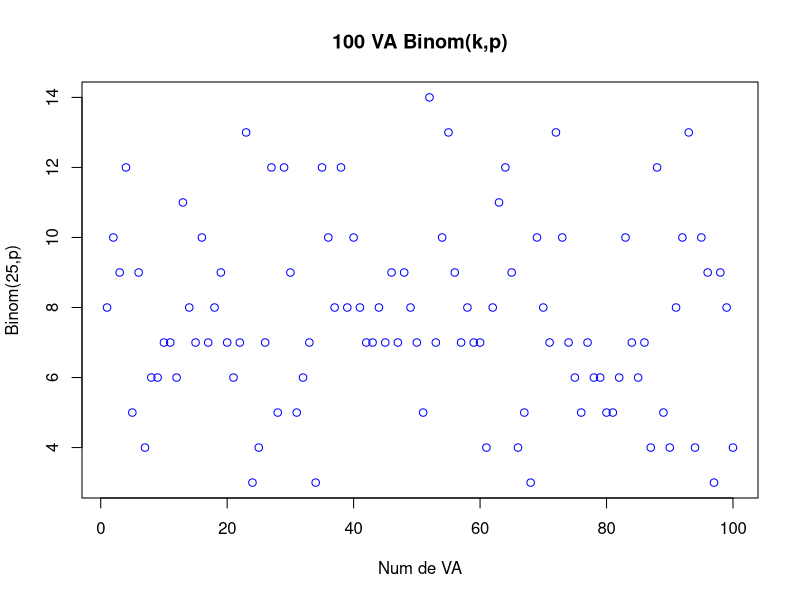
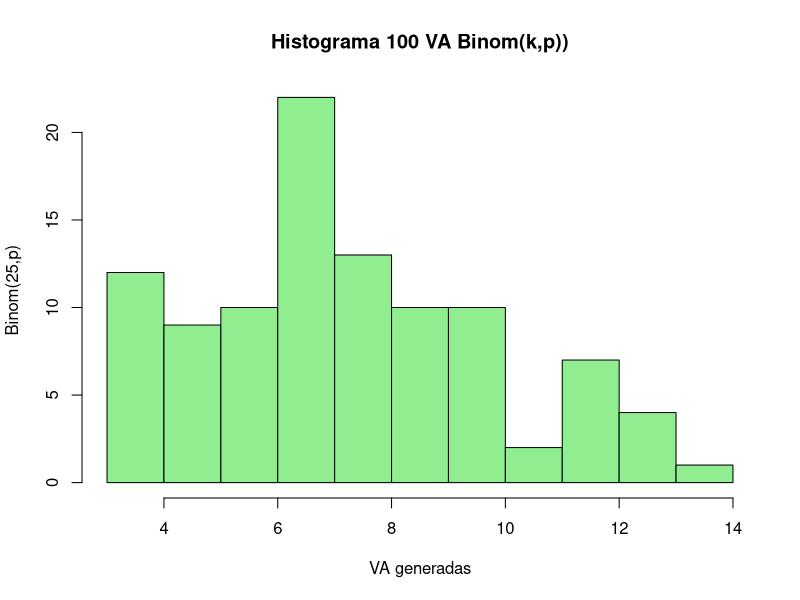
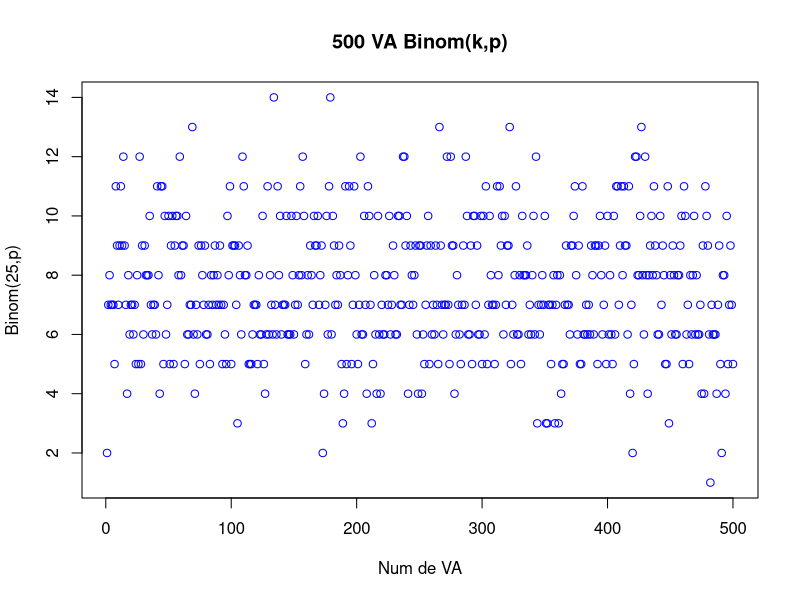
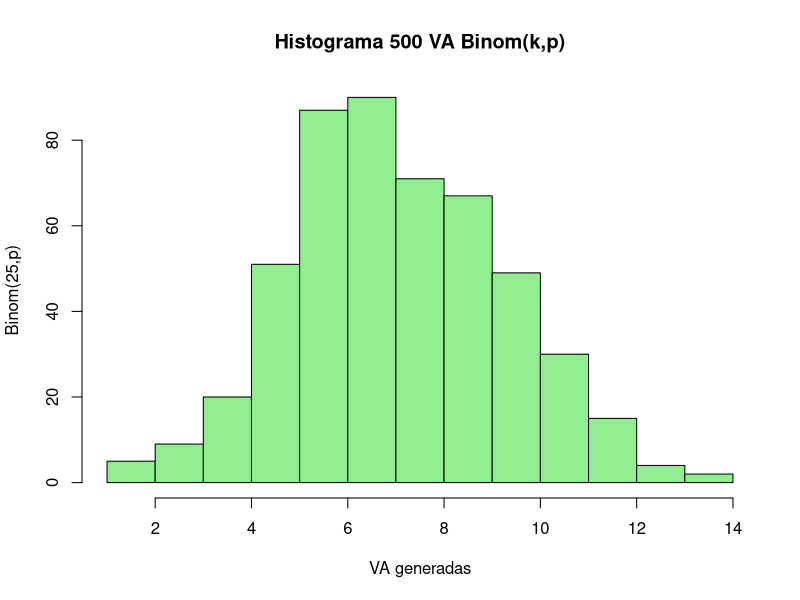
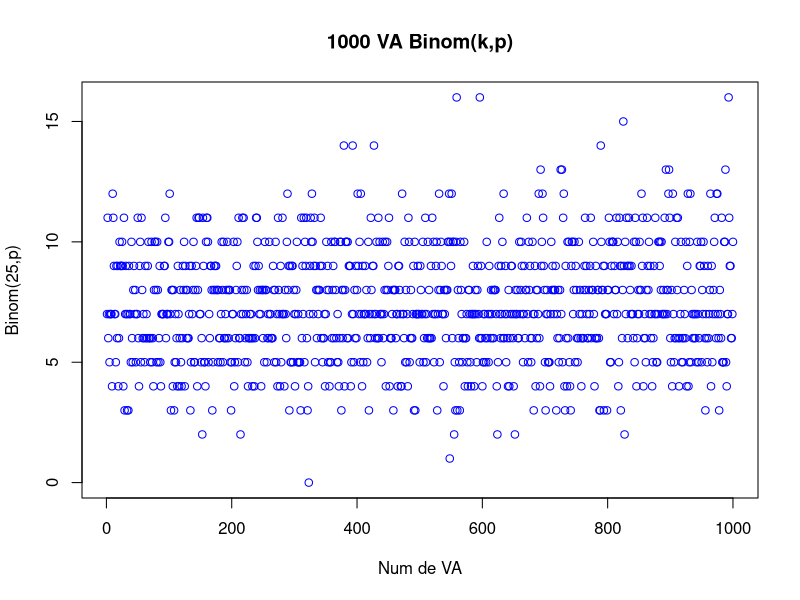
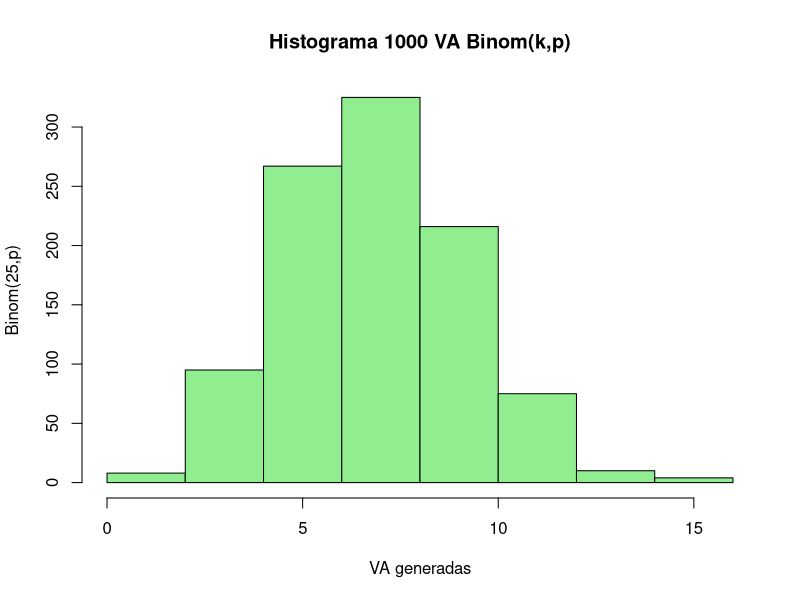
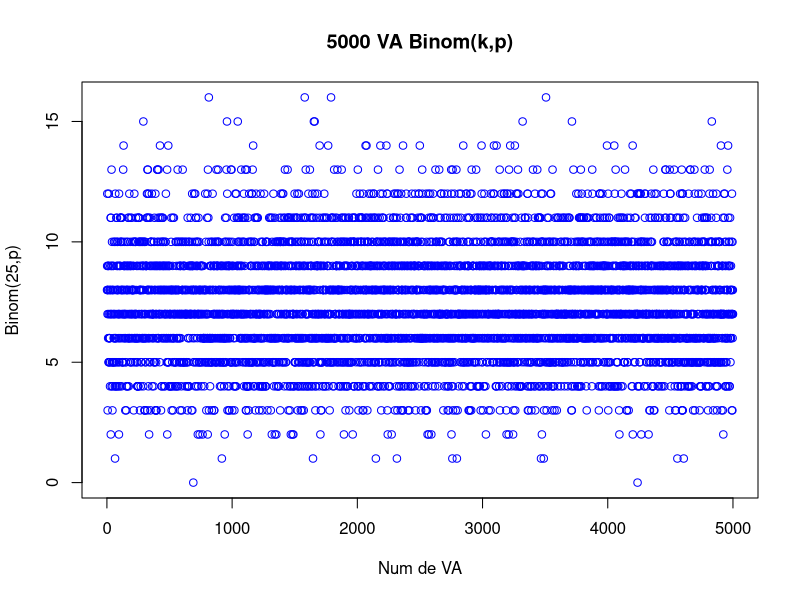
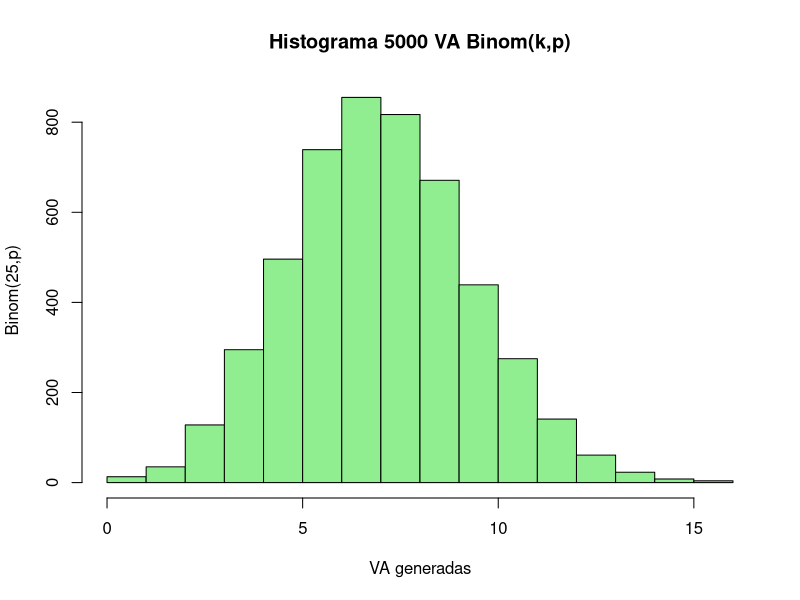

Generate these figures, in order, with R:
## ---- chunk 1
knitr::opts_chunk$set(echo = TRUE)
## ---- chunk 2
n1 <- 100
k <- 25
p <- 0.3
## ---- chunk 3
mibinomial_p3_100 <- rbinom(n1,k,p)
## ---- chunk 4
plot(mibinomial_p3_100,col="blue",
     main = "100 VA Binom(k,p)",
     xlab="Num de VA",
     ylab = "Binom(25,p)")
## ---- chunk 5
hist(mibinomial_p3_100, main="Histograma 100 VA Binom(k,p))",
     col = "lightgreen",
     xlab = "VA generadas",
     ylab = "Binom(25,p)")
## ---- chunk 6
n2 <- 500
k <- 25
p <- 0.3
## ---- chunk 7
mibinomial_p3_500 <- rbinom(n2,k,p)
## ---- chunk 8
plot(mibinomial_p3_500,col="blue",
     main = "500 VA Binom(k,p)",
     xlab="Num de VA",
     ylab = "Binom(25,p)")
## ---- chunk 9
hist(mibinomial_p3_500, main="Histograma 500 VA Binom(k,p)",
     col = "lightgreen",
     xlab = "VA generadas",
     ylab = "Binom(25,p)")
## ---- chunk 10
n3 <- 1000
k <- 25
p <- 0.3
## ---- chunk 11
mibinomial_p3_1000 <- rbinom(n3,k,p)
## ---- chunk 12
plot(mibinomial_p3_1000,col="blue",
     main = "1000 VA Binom(k,p)",
     xlab="Num de VA",
     ylab = "Binom(25,p)")
## ---- chunk 13
hist(mibinomial_p3_1000, main="Histograma 1000 VA Binom(k,p)",
     col = "lightgreen",
     xlab = "VA generadas",
     ylab = "Binom(25,p)")
## ---- chunk 14
n4 <- 5000
k <- 25
p <- 0.3
## ---- chunk 15
mibinomial_p3_5000 <- rbinom(n4,k,p)
## ---- chunk 16
plot(mibinomial_p3_5000,col="blue",
     main = "5000 VA Binom(k,p)",
     xlab="Num de VA",
     ylab = "Binom(25,p)")
## ---- chunk 17
hist(mibinomial_p3_5000, main="Histograma 5000 VA Binom(k,p)",
     col = "lightgreen",
     xlab = "VA generadas",
     ylab = "Binom(25,p)")
## ---- chunk 18
n5 <- 10000
k <- 25
p <- 0.3
## ---- chunk 19
mibinomial_p3_10000 <- rbinom(n5,k,p)
## ---- chunk 20
plot(mibinomial_p3_10000,col="blue",
     main = "10000 VA Binom(k,p)",
     xlab="Num de VA",
     ylab = "Binom(25,p)")
## ---- chunk 21
hist(mibinomial_p3_10000, main="Histograma 10000 VA Binom(k,p)",
     col = "lightgreen",
     xlab = "VA generadas",
     ylab = "Binom(25,p)")
## ---- chunk 22
n1 <- 100
k <- 25
p <- 0.45
## ---- chunk 23
mibinomial_p45_100 <- rbinom(n1,k,p)
## ---- chunk 24
plot(mibinomial_p45_100,col="blue",
     main = "100 VA Binom(k,p)",
     xlab="Num de VA",
     ylab = "Binom(25,p)")
## ---- chunk 25
hist(mibinomial_p45_100, main="Histograma 100 VA Binom(k,p))",
     col = "lightgreen",
     xlab = "VA generadas",
     ylab = "Binom(25,p)")
## ---- chunk 26
n2 <- 500
k <- 25
p <- 0.45
## ---- chunk 27
mibinomial_p45_500 <- rbinom(n2,k,p)
## ---- chunk 28
plot(mibinomial_p45_500,col="blue",
     main = "500 VA Binom(k,p)",
     xlab="Num de VA",
     ylab = "Binom(25,p)")
## ---- chunk 29
hist(mibinomial_p45_500, main="Histograma 500 VA Binom(k,p)",
     col = "lightgreen",
     xlab = "VA generadas",
     ylab = "Binom(25,p)")
## ---- chunk 30
n3 <- 1000
k <- 25
p <- 0.45
## ---- chunk 31
mibinomial_p45_1000 <- rbinom(n3,k,p)
## ---- chunk 32
plot(mibinomial_p45_1000,col="blue",
     main = "1000 VA Binom(k,p)",
     xlab="Num de VA",
     ylab = "Binom(25,p)")
## ---- chunk 33
hist(mibinomial_p45_1000, main="Histograma 1000 VA Binom(k,p)",
     col = "lightgreen",
     xlab = "VA generadas",
     ylab = "Binom(25,p)")
## ---- chunk 34
n4 <- 5000
k <- 25
p <- 0.45
## ---- chunk 35
mibinomial_p45_5000 <- rbinom(n4,k,p)
## ---- chunk 36
plot(mibinomial_p45_5000,col="blue",
     main = "5000 VA Binom(k,p)",
     xlab="Num de VA",
     ylab = "Binom(25,p)")
## ---- chunk 37
hist(mibinomial_p45_5000, main="Histograma 5000 VA Binom(k,p)",
     col = "lightgreen",
     xlab = "VA generadas",
     ylab = "Binom(25,p)")
## ---- chunk 38
n5 <- 10000
k <- 25
p <- 0.45
## ---- chunk 39
mibinomial_p45_10000 <- rbinom(n5,k,p)
## ---- chunk 40
plot(mibinomial_p45_10000,col="blue",
     main = "10000 VA Binom(k,p)",
     xlab="Num de VA",
     ylab = "Binom(25,p)")
## ---- chunk 41
hist(mibinomial_p45_10000, main="Histograma 10000 VA Binom(k,p)",
     col = "lightgreen",
     xlab = "VA generadas",
     ylab = "Binom(25,p)")
## ---- chunk 42
n1 <- 100
k <- 25
p <- 0.8
## ---- chunk 43
mibinomial_p8_100 <- rbinom(n1,k,p)
## ---- chunk 44
plot(mibinomial_p8_100,col="blue",
     main = "100 VA Binom(k,p)",
     xlab="Num de VA",
     ylab = "Binom(25,p)")
## ---- chunk 45
hist(mibinomial_p8_100, main="Histograma 100 VA Binom(k,p))",
     col = "lightgreen",
     xlab = "VA generadas",
     ylab = "Binom(25,p)")
## ---- chunk 46
n2 <- 500
k <- 25
p <- 0.8
## ---- chunk 47
mibinomial_p8_500 <- rbinom(n2,k,p)
## ---- chunk 48
plot(mibinomial_p8_500,col="blue",
     main = "500 VA Binom(k,p)",
     xlab="Num de VA",
     ylab = "Binom(25,p)")
## ---- chunk 49
hist(mibinomial_p8_500, main="Histograma 500 VA Binom(k,p)",
     col = "lightgreen",
     xlab = "VA generadas",
     ylab = "Binom(25,p)")
## ---- chunk 50
n3 <- 1000
k <- 25
p <- 0.8
## ---- chunk 51
mibinomial_p8_1000 <- rbinom(n3,k,p)
## ---- chunk 52
plot(mibinomial_p8_1000,col="blue",
     main = "1000 VA Binom(k,p)",
     xlab="Num de VA",
     ylab = "Binom(25,p)")
## ---- chunk 53
hist(mibinomial_p8_1000, main="Histograma 1000 VA Binom(k,p)",
     col = "lightgreen",
     xlab = "VA generadas",
     ylab = "Binom(25,p)")
## ---- chunk 54
n4 <- 5000
k <- 25
p <- 0.8
## ---- chunk 55
mibinomial_p8_5000 <- rbinom(n4,k,p)
## ---- chunk 56
plot(mibinomial_p8_5000,col="blue",
     main = "5000 VA Binom(k,p)",
     xlab="Num de VA",
     ylab = "Binom(25,p)")
## ---- chunk 57
hist(mibinomial_p8_5000, main="Histograma 5000 VA Binom(k,p)",
     col = "lightgreen",
     xlab = "VA generadas",
     ylab = "Binom(25,p)")
## ---- chunk 58
n5 <- 10000
k <- 25
p <- 0.8
## ---- chunk 59
mibinomial_p8_10000 <- rbinom(n5,k,p)
## ---- chunk 60
plot(mibinomial_p8_10000,col="blue",
     main = "10000 VA Binom(k,p)",
     xlab="Num de VA",
     ylab = "Binom(25,p)")
## ---- chunk 61
hist(mibinomial_p8_10000, main="Histograma 10000 VA Binom(k,p)",
     col = "lightgreen",
     xlab = "VA generadas",
     ylab = "Binom(25,p)")
## ---- chunk 62
n1 <- 100
k <- 25
p <- 0.96
## ---- chunk 63
mibinomial_p96_100 <- rbinom(n1,k,p)
## ---- chunk 64
plot(mibinomial_p96_100,col="blue",
     main = "100 VA Binom(k,p)",
     xlab="Num de VA",
     ylab = "Binom(25,p)")
## ---- chunk 65
hist(mibinomial_p96_100, main="Histograma 100 VA Binom(k,p)",
     col = "lightgreen",
     xlab = "VA generadas",
     ylab = "Binom(25,p)")
## ---- chunk 66
n2 <- 500
k <- 25
p <- 0.96
## ---- chunk 67
mibinomial_p96_500 <- rbinom(n2,k,p)
## ---- chunk 68
plot(mibinomial_p96_500,col="blue",
     main = "500 VA Binom(k,p)",
     xlab="Num de VA",
     ylab = "Binom(25,p)")
## ---- chunk 69
hist(mibinomial_p96_500, main="Histograma 500 VA Binom(k,p)",
     col = "lightgreen",
     xlab = "VA generadas",
     ylab = "Binom(25,p)")
## ---- chunk 70
n3 <- 1000
k <- 25
p <- 0.96
## ---- chunk 71
mibinomial_p96_1000 <- rbinom(n3,k,p)
## ---- chunk 72
plot(mibinomial_p96_1000,col="blue",
     main = "1000 VA Binom(k,p)",
     xlab="Num de VA",
     ylab = "Binom(25,p)")
## ---- chunk 73
hist(mibinomial_p96_1000, main="Histograma 1000 VA Binom(k,p)",
     col = "lightgreen",
     xlab = "VA generadas",
     ylab = "Binom(25,p)")
## ---- chunk 74
n4 <- 5000
k <- 25
p <- 0.96
## ---- chunk 75
mibinomial_p96_5000 <- rbinom(n4,k,p)
## ---- chunk 76
plot(mibinomial_p96_5000,col="blue",
     main = "5000 VA Binom(k,p)",
     xlab="Num de VA",
     ylab = "Binom(25,p)")
## ---- chunk 77
hist(mibinomial_p96_5000, main="Histograma 5000 VA Binom(k,p)",
     col = "lightgreen",
     xlab = "VA generadas",
     ylab = "Binom(25,p)")
## ---- chunk 78
n5 <- 10000
k <- 25
p <- 0.96
## ---- chunk 79
mibinomial_p96_10000 <- rbinom(n5,k,p)
## ---- chunk 80
plot(mibinomial_p96_10000,col="blue",
     main = "10000 VA Binom(k,p)",
     xlab="Num de VA",
     ylab = "Binom(25,p)")
## ---- chunk 81
hist(mibinomial_p96_10000, main="Histograma 10000 VA Binom(k,p)",
     col = "lightgreen",
     xlab = "VA generadas",
     ylab = "Binom(25,p)")
## ---- chunk 82
par(mfrow = c(2,2))
plot(mibinomial_p3_100,col="blue",
     main = "100 VA Binom(k,p)",
     xlab="Num de VA",
     ylab = "Binom(25,0.30)")
plot(mibinomial_p45_100,col="blue",
     main = "100 VA Binom(k,p)",
     xlab="Num de VA",
     ylab = "Binom(25,0.45)")
plot(mibinomial_p8_100,col="blue",
     main = "100 VA Binom(k,p)",
     xlab="Num de VA",
     ylab = "Binom(25,0.80)")
plot(mibinomial_p96_100,col="blue",
     main = "100 VA Binom(k,p)",
     xlab="Num de VA",
     ylab = "Binom(25,0.96)")
## ---- chunk 83
par(mfrow = c(2,2))
hist(mibinomial_p3_100,col="blue",
     main = "100 VA Binom(k,p)",
     xlab="Num de VA",
     ylab = "Binom(25,0.30)")
hist(mibinomial_p45_100,col="blue",
     main = "100 VA Binom(k,p)",
     xlab="Num de VA",
     ylab = "Binom(25,0.45)")
hist(mibinomial_p8_100,col="blue",
     main = "100 VA Binom(k,p)",
     xlab="Num de VA",
     ylab = "Binom(25,0.80)")
hist(mibinomial_p96_100,col="blue",
     main = "100 VA Binom(k,p)",
     xlab="Num de VA",
     ylab = "Binom(25,0.96)")
## ---- chunk 84
par(mfrow = c(2,2))
plot(mibinomial_p3_500,col="blue",
     main = "500 VA Binom(k,p)",
     xlab="Num de VA",
     ylab = "Binom(25,0.30)")
plot(mibinomial_p45_500,col="blue",
     main = "500 VA Binom(k,p)",
     xlab="Num de VA",
     ylab = "Binom(25,0.45)")
plot(mibinomial_p8_500,col="blue",
     main = "500 VA Binom(k,p)",
     xlab="Num de VA",
     ylab = "Binom(25,0.80)")
plot(mibinomial_p96_500,col="blue",
     main = "500 VA Binom(k,p)",
     xlab="Num de VA",
     ylab = "Binom(25,0.96)")
## ---- chunk 85
par(mfrow = c(2,2))
hist(mibinomial_p3_500,col="blue",
     main = "500 VA Binom(k,p)",
     xlab="Num de VA",
     ylab = "Binom(25,0.30)")
hist(mibinomial_p45_500,col="blue",
     main = "500 VA Binom(k,p)",
     xlab="Num de VA",
     ylab = "Binom(25,0.45)")
hist(mibinomial_p8_500,col="blue",
     main = "500 VA Binom(k,p)",
     xlab="Num de VA",
     ylab = "Binom(25,0.80)")
hist(mibinomial_p96_500,col="blue",
     main = "500 VA Binom(k,p)",
     xlab="Num de VA",
     ylab = "Binom(25,0.96)")
## ---- chunk 86
par(mfrow = c(2,2))
plot(mibinomial_p3_1000,col="blue",
     main = "1000 VA Binom(k,p)",
     xlab="Num de VA",
     ylab = "Binom(25,0.30)")
plot(mibinomial_p45_1000,col="blue",
     main = "1000 VA Binom(k,p)",
     xlab="Num de VA",
     ylab = "Binom(25,0.45)")
plot(mibinomial_p8_1000,col="blue",
     main = "1000 VA Binom(k,p)",
     xlab="Num de VA",
     ylab = "Binom(25,0.80)")
plot(mibinomial_p96_1000,col="blue",
     main = "1000 VA Binom(k,p)",
     xlab="Num de VA",
     ylab = "Binom(25,0.96)")
## ---- chunk 87
par(mfrow = c(2,2))
hist(mibinomial_p3_1000,col="blue",
     main = "1000 VA Binom(k,p)",
     xlab="Num de VA",
     ylab = "Binom(25,0.30)")
hist(mibinomial_p45_1000,col="blue",
     main = "1000 VA Binom(k,p)",
     xlab="Num de VA",
     ylab = "Binom(25,0.45)")
hist(mibinomial_p8_1000,col="blue",
     main = "1000 VA Binom(k,p)",
     xlab="Num de VA",
     ylab = "Binom(25,0.80)")
hist(mibinomial_p96_1000,col="blue",
     main = "1000 VA Binom(k,p)",
     xlab="Num de VA",
     ylab = "Binom(25,0.96)")
## ---- chunk 88
par(mfrow = c(2,2))
plot(mibinomial_p3_5000,col="blue",
     main = "5000 VA Binom(k,p)",
     xlab="Num de VA",
     ylab = "Binom(25,0.30)")
plot(mibinomial_p45_5000,col="blue",
     main = "5000 VA Binom(k,p)",
     xlab="Num de VA",
     ylab = "Binom(25,0.45)")
plot(mibinomial_p8_5000,col="blue",
     main = "5000 VA Binom(k,p)",
     xlab="Num de VA",
     ylab = "Binom(25,0.80)")
plot(mibinomial_p96_5000,col="blue",
     main = "5000 VA Binom(k,p)",
     xlab="Num de VA",
     ylab = "Binom(25,0.96)")
## ---- chunk 89
par(mfrow = c(2,2))
hist(mibinomial_p3_500,col="blue",
     main = "5000 VA Binom(k,p)",
     xlab="Num de VA",
     ylab = "Binom(25,0.30)")
hist(mibinomial_p45_500,col="blue",
     main = "5000 VA Binom(k,p)",
     xlab="Num de VA",
     ylab = "Binom(25,0.45)")
hist(mibinomial_p8_500,col="blue",
     main = "5000 VA Binom(k,p)",
     xlab="Num de VA",
     ylab = "Binom(25,0.80)")
hist(mibinomial_p96_500,col="blue",
     main = "5000 VA Binom(k,p)",
     xlab="Num de VA",
     ylab = "Binom(25,0.96)")
## ---- chunk 90
par(mfrow = c(2,2))
plot(mibinomial_p3_10000,col="blue",
     main = "10000 VA Binom(k,p)",
     xlab="Num de VA",
     ylab = "Binom(25,0.30)")
plot(mibinomial_p45_10000,col="blue",
     main = "10000 VA Binom(k,p)",
     xlab="Num de VA",
     ylab = "Binom(25,0.45)")
plot(mibinomial_p8_10000,col="blue",
     main = "10000 VA Binom(k,p)",
     xlab="Num de VA",
     ylab = "Binom(25,0.80)")
plot(mibinomial_p96_10000,col="blue",
     main = "10000 VA Binom(k,p)",
     xlab="Num de VA",
     ylab = "Binom(25,0.96)")
## ---- chunk 91
par(mfrow = c(2,2))
hist(mibinomial_p3_10000,col="blue",
     main = "10000 VA Binom(k,p)",
     xlab="Num de VA",
     ylab = "Binom(25,0.30)")
hist(mibinomial_p45_10000,col="blue",
     main = "10000 VA Binom(k,p)",
     xlab="Num de VA",
     ylab = "Binom(25,0.45)")
hist(mibinomial_p8_10000,col="blue",
     main = "10000 VA Binom(k,p)",
     xlab="Num de VA",
     ylab = "Binom(25,0.80)")
hist(mibinomial_p96_10000,col="blue",
     main = "10000 VA Binom(k,p)",
     xlab="Num de VA",
     ylab = "Binom(25,0.96)")
## ---- chunk 92
n1 <- 100
k <- 10
p <- 0.5
## ---- chunk 93
mibinomial_k10_100 <- rbinom(n1, k, p)
## ---- chunk 94
plot(mibinomial_k10_100, col="blue",
     main = "100 VA Binom(k,p)",
     xlab="Num de VA",
     ylab = "Binom(10,0.5)")
## ---- chunk 95
hist(mibinomial_k10_100, main="Histograma 100 VA Binom(k,p)",
     col = "lightgreen",
     xlab = "VA generadas",
     ylab = "Binom(10,0.5)")
## ---- chunk 96
n2 <- 500
k <- 10
p <- 0.5
## ---- chunk 97
mibinomial_k10_500 <- rbinom(n2, k, p)
## ---- chunk 98
plot(mibinomial_k10_500, col="blue",
     main = "500 VA Binom(k,p)",
     xlab="Num de VA",
     ylab = "Binom(10,0.5)")
## ---- chunk 99
hist(mibinomial_k10_500, main="Histograma 500 VA Binom(k,p)",
     col = "lightgreen",
     xlab = "VA generadas",
     ylab = "Binom(10,0.5)")
## ---- chunk 100
n3 <- 1000
k <- 10
p <- 0.5
## ---- chunk 101
mibinomial_k10_1000 <- rbinom(n3, k, p)
## ---- chunk 102
plot(mibinomial_k10_1000, col="blue",
     main = "1000 VA Binom(k,p)",
     xlab="Num de VA",
     ylab = "Binom(10,0.5)")
## ---- chunk 103
hist(mibinomial_k10_1000, main="Histograma 1000 VA Binom(k,p)",
     col = "lightgreen",
     xlab = "VA generadas",
     ylab = "Binom(10,0.5)")
## ---- chunk 104
n4 <- 5000
k <- 10
p <- 0.5
## ---- chunk 105
mibinomial_k10_5000 <- rbinom(n4, k, p)
## ---- chunk 106
plot(mibinomial_k10_5000, col="blue",
     main = "5000 VA Binom(k,p)",
     xlab="Num de VA",
     ylab = "Binom(10,0.5)")
## ---- chunk 107
hist(mibinomial_k10_5000, main="Histograma 5000 VA Binom(k,p)",
     col = "lightgreen",
     xlab = "VA generadas",
     ylab = "Binom(10,0.5)")
## ---- chunk 108
n5 <- 10000
k <- 10
p <- 0.5
## ---- chunk 109
mibinomial_k10_10000 <- rbinom(n5, k, p)
## ---- chunk 110
plot(mibinomial_k10_10000, col="blue",
     main = "10000 VA Binom(k,p)",
     xlab="Num de VA",
     ylab = "Binom(10,0.5)")
## ---- chunk 111
hist(mibinomial_k10_10000, main="Histograma 10000 VA Binom(k,p)",
     col = "lightgreen",
     xlab = "VA generadas",
     ylab = "Binom(10,0.5)")
## ---- chunk 112
n1 <- 100
k <- 25
p <- 0.5
## ---- chunk 113
mibinomial_k25_100 <- rbinom(n1, k, p)
## ---- chunk 114
plot(mibinomial_k25_100, col="blue",
     main = "100 VA Binom(k,p)",
     xlab="Num de VA",
     ylab = "Binom(25,0.5)")
## ---- chunk 115
hist(mibinomial_k25_100, main="Histograma 100 VA Binom(k,p)",
     col = "lightgreen",
     xlab = "VA generadas",
     ylab = "Binom(25,0.5)")
## ---- chunk 116
n2 <- 500
k <- 25
p <- 0.5
## ---- chunk 117
mibinomial_k25_500 <- rbinom(n2, k, p)
## ---- chunk 118
plot(mibinomial_k25_500, col="blue",
     main = "500 VA Binom(k,p)",
     xlab="Num de VA",
     ylab = "Binom(25,0.5)")
## ---- chunk 119
hist(mibinomial_k25_500, main="Histograma 500 VA Binom(k,p)",
     col = "lightgreen",
     xlab = "VA generadas",
     ylab = "Binom(25,0.5)")
## ---- chunk 120
n3 <- 1000
k <- 25
p <- 0.5
## ---- chunk 121
mibinomial_k25_1000 <- rbinom(n3, k, p)
## ---- chunk 122
plot(mibinomial_k25_1000, col="blue",
     main = "1000 VA Binom(k,p)",
     xlab="Num de VA",
     ylab = "Binom(25,0.5)")
## ---- chunk 123
hist(mibinomial_k25_1000, main="Histograma 1000 VA Binom(k,p)",
     col = "lightgreen",
     xlab = "VA generadas",
     ylab = "Binom(25,0.5)")
## ---- chunk 124
n4 <- 5000
k <- 25
p <- 0.5
## ---- chunk 125
mibinomial_k25_5000 <- rbinom(n4, k, p)
## ---- chunk 126
plot(mibinomial_k25_5000, col="blue",
     main = "5000 VA Binom(k,p)",
     xlab="Num de VA",
     ylab = "Binom(25,0.5)")
## ---- chunk 127
hist(mibinomial_k25_5000, main="Histograma 5000 VA Binom(k,p)",
     col = "lightgreen",
     xlab = "VA generadas",
     ylab = "Binom(25,0.5)")
## ---- chunk 128
n5 <- 10000
k <- 25
p <- 0.5
## ---- chunk 129
mibinomial_k25_10000 <- rbinom(n5, k, p)
## ---- chunk 130
plot(mibinomial_k25_10000, col="blue",
     main = "10000 VA Binom(k,p)",
     xlab="Num de VA",
     ylab = "Binom(25,0.5)")
## ---- chunk 131
hist(mibinomial_k25_10000, main="Histograma 10000 VA Binom(k,p)",
     col = "lightgreen",
     xlab = "VA generadas",
     ylab = "Binom(25,0.5)")
## ---- chunk 132
n1 <- 100
k <- 50
p <- 0.5
## ---- chunk 133
mibinomial_k50_100 <- rbinom(n1, k, p)
## ---- chunk 134
plot(mibinomial_k50_100, col="blue",
     main = "100 VA Binom(k,p)",
     xlab="Num de VA",
     ylab = "Binom(50,0.5)")
## ---- chunk 135
hist(mibinomial_k50_100, main="Histograma 100 VA Binom(k,p)",
     col = "lightgreen",
     xlab = "VA generadas",
     ylab = "Binom(50,0.5)")
## ---- chunk 136
n2 <- 500
k <- 50
p <- 0.5
## ---- chunk 137
mibinomial_k50_500 <- rbinom(n2, k, p)
## ---- chunk 138
plot(mibinomial_k50_500, col="blue",
     main = "500 VA Binom(k,p)",
     xlab="Num de VA",
     ylab = "Binom(50,0.5)")
## ---- chunk 139
hist(mibinomial_k50_500, main="Histograma 500 VA Binom(k,p)",
     col = "lightgreen",
     xlab = "VA generadas",
     ylab = "Binom(50,0.5)")
## ---- chunk 140
n3 <- 1000
k <- 50
p <- 0.5
## ---- chunk 141
mibinomial_k50_1000 <- rbinom(n3, k, p)
## ---- chunk 142
plot(mibinomial_k50_1000, col="blue",
     main = "1000 VA Binom(k,p)",
     xlab="Num de VA",
     ylab = "Binom(50,0.5)")
## ---- chunk 143
hist(mibinomial_k50_1000, main="Histograma 1000 VA Binom(k,p)",
     col = "lightgreen",
     xlab = "VA generadas",
     ylab = "Binom(50,0.5)")
## ---- chunk 144
n4 <- 5000
k <- 50
p <- 0.5
## ---- chunk 145
mibinomial_k50_5000 <- rbinom(n4, k, p)
## ---- chunk 146
plot(mibinomial_k50_5000, col="blue",
     main = "5000 VA Binom(k,p)",
     xlab="Num de VA",
     ylab = "Binom(50,0.5)")
## ---- chunk 147
hist(mibinomial_k50_5000, main="Histograma 5000 VA Binom(k,p)",
     col = "lightgreen",
     xlab = "VA generadas",
     ylab = "Binom(50,0.5)")
## ---- chunk 148
n5 <- 10000
k <- 50
p <- 0.5
## ---- chunk 149
mibinomial_k50_10000 <- rbinom(n5, k, p)
## ---- chunk 150
plot(mibinomial_k50_10000, col="blue",
     main = "10000 VA Binom(k,p)",
     xlab="Num de VA",
     ylab = "Binom(50,0.5)")
## ---- chunk 151
hist(mibinomial_k50_10000, main="Histograma 10000 VA Binom(k,p)",
     col = "lightgreen",
     xlab = "VA generadas",
     ylab = "Binom(50,0.5)")
## ---- chunk 152
n1 <- 100
k <- 100
p <- 0.5
## ---- chunk 153
mibinomial_k100_100 <- rbinom(n1, k, p)
## ---- chunk 154
plot(mibinomial_k100_100, col="blue",
     main = "100 VA Binom(k,p)",
     xlab="Num de VA",
     ylab = "Binom(100,0.5)")
## ---- chunk 155
hist(mibinomial_k100_100, main="Histograma 100 VA Binom(k,p)",
     col = "lightgreen",
     xlab = "VA generadas",
     ylab = "Binom(100,0.5)")
## ---- chunk 156
n2 <- 500
k <- 100
p <- 0.5
## ---- chunk 157
mibinomial_k100_500 <- rbinom(n2, k, p)
## ---- chunk 158
plot(mibinomial_k100_500, col="blue",
     main = "500 VA Binom(k,p)",
     xlab="Num de VA",
     ylab = "Binom(100,0.5)")
## ---- chunk 159
hist(mibinomial_k100_500, main="Histograma 500 VA Binom(k,p)",
     col = "lightgreen",
     xlab = "VA generadas",
     ylab = "Binom(100,0.5)")
## ---- chunk 160
n3 <- 1000
k <- 100
p <- 0.5
## ---- chunk 161
mibinomial_k100_1000 <- rbinom(n3, k, p)
## ---- chunk 162
plot(mibinomial_k100_1000, col="blue",
     main = "1000 VA Binom(k,p)",
     xlab="Num de VA",
     ylab = "Binom(100,0.5)")
## ---- chunk 163
hist(mibinomial_k100_1000, main="Histograma 1000 VA Binom(k,p)",
     col = "lightgreen",
     xlab = "VA generadas",
     ylab = "Binom(100,0.5)")
## ---- chunk 164
n4 <- 5000
k <- 100
p <- 0.5
## ---- chunk 165
mibinomial_k100_5000 <- rbinom(n4, k, p)
## ---- chunk 166
plot(mibinomial_k100_5000, col="blue",
     main = "5000 VA Binom(k,p)",
     xlab="Num de VA",
     ylab = "Binom(100,0.5)")
## ---- chunk 167
hist(mibinomial_k100_5000, main="Histograma 5000 VA Binom(k,p)",
     col = "lightgreen",
     xlab = "VA generadas",
     ylab = "Binom(100,0.5)")
## ---- chunk 168
n5 <- 10000
k <- 100
p <- 0.5
## ---- chunk 169
mibinomial_k100_10000 <- rbinom(n5, k, p)
## ---- chunk 170
plot(mibinomial_k100_10000, col="blue",
     main = "10000 VA Binom(k,p)",
     xlab="Num de VA",
     ylab = "Binom(100,0.5)")
## ---- chunk 171
hist(mibinomial_k100_10000, main="Histograma 10000 VA Binom(k,p)",
     col = "lightgreen",
     xlab = "VA generadas",
     ylab = "Binom(100,0.5)")
## ---- chunk 172
par(mfrow = c(2,2))
plot(mibinomial_k10_100, col="blue",
     main = "100 VA Binom(k,p)",
     xlab="Num de VA",
     ylab = "Binom(10,0.5)")
plot(mibinomial_k25_100, col="blue",
     main = "100 VA Binom(k,p)",
     xlab="Num de VA",
     ylab = "Binom(25,0.5)")
plot(mibinomial_k50_100, col="blue",
     main = "100 VA Binom(k,p)",
     xlab="Num de VA",
     ylab = "Binom(50,0.5)")
plot(mibinomial_k100_100, col="blue",
     main = "100 VA Binom(k,p)",
     xlab="Num de VA",
     ylab = "Binom(100,0.5)")
## ---- chunk 173
par(mfrow = c(2,2))
hist(mibinomial_k10_100, col="blue",
     main = "100 VA Binom(k,p)",
     xlab="Num de VA",
     ylab = "Binom(10,0.5)")
hist(mibinomial_k25_100, col="blue",
     main = "100 VA Binom(k,p)",
     xlab="Num de VA",
     ylab = "Binom(25,0.5)")
hist(mibinomial_k50_100, col="blue",
     main = "100 VA Binom(k,p)",
     xlab="Num de VA",
     ylab = "Binom(50,0.5)")
hist(mibinomial_k100_100, col="blue",
     main = "100 VA Binom(k,p)",
     xlab="Num de VA",
     ylab = "Binom(100,0.5)")
## ---- chunk 174
par(mfrow = c(2,2))
plot(mibinomial_k10_500, col="blue",
     main = "500 VA Binom(k,p)",
     xlab="Num de VA",
     ylab = "Binom(10,0.5)")
plot(mibinomial_k25_500, col="blue",
     main = "500 VA Binom(k,p)",
     xlab="Num de VA",
     ylab = "Binom(25,0.5)")
plot(mibinomial_k50_500, col="blue",
     main = "500 VA Binom(k,p)",
     xlab="Num de VA",
     ylab = "Binom(50,0.5)")
plot(mibinomial_k100_500, col="blue",
     main = "500 VA Binom(k,p)",
     xlab="Num de VA",
     ylab = "Binom(100,0.5)")
## ---- chunk 175
par(mfrow = c(2,2))
hist(mibinomial_k10_500, col="blue",
     main = "500 VA Binom(k,p)",
     xlab="Num de VA",
     ylab = "Binom(10,0.5)")
hist(mibinomial_k25_500, col="blue",
     main = "500 VA Binom(k,p)",
     xlab="Num de VA",
     ylab = "Binom(25,0.5)")
hist(mibinomial_k50_500, col="blue",
     main = "500 VA Binom(k,p)",
     xlab="Num de VA",
     ylab = "Binom(50,0.5)")
hist(mibinomial_k100_500, col="blue",
     main = "500 VA Binom(k,p)",
     xlab="Num de VA",
     ylab = "Binom(100,0.5)")
## ---- chunk 176
par(mfrow = c(2,2))
plot(mibinomial_k10_1000, col="blue",
     main = "1000 VA Binom(k,p)",
     xlab="Num de VA",
     ylab = "Binom(10,0.5)")
plot(mibinomial_k25_1000, col="blue",
     main = "1000 VA Binom(k,p)",
     xlab="Num de VA",
     ylab = "Binom(25,0.5)")
plot(mibinomial_k50_1000, col="blue",
     main = "1000 VA Binom(k,p)",
     xlab="Num de VA",
     ylab = "Binom(50,0.5)")
plot(mibinomial_k100_1000, col="blue",
     main = "1000 VA Binom(k,p)",
     xlab="Num de VA",
     ylab = "Binom(100,0.5)")
## ---- chunk 177
par(mfrow = c(2,2))
hist(mibinomial_k10_1000, col="blue",
     main = "1000 VA Binom(k,p)",
     xlab="Num de VA",
     ylab = "Binom(10,0.5)")
hist(mibinomial_k25_1000, col="blue",
     main = "1000 VA Binom(k,p)",
     xlab="Num de VA",
     ylab = "Binom(25,0.5)")
hist(mibinomial_k50_1000, col="blue",
     main = "1000 VA Binom(k,p)",
     xlab="Num de VA",
     ylab = "Binom(50,0.5)")
hist(mibinomial_k100_1000, col="blue",
     main = "1000 VA Binom(k,p)",
     xlab="Num de VA",
     ylab = "Binom(100,0.5)")
## ---- chunk 178
par(mfrow = c(2,2))
plot(mibinomial_k10_5000, col="blue",
     main = "5000 VA Binom(k,p)",
     xlab="Num de VA",
     ylab = "Binom(10,0.5)")
plot(mibinomial_k25_5000, col="blue",
     main = "5000 VA Binom(k,p)",
     xlab="Num de VA",
     ylab = "Binom(25,0.5)")
plot(mibinomial_k50_5000, col="blue",
     main = "5000 VA Binom(k,p)",
     xlab="Num de VA",
     ylab = "Binom(50,0.5)")
plot(mibinomial_k100_5000, col="blue",
     main = "5000 VA Binom(k,p)",
     xlab="Num de VA",
     ylab = "Binom(100,0.5)")
## ---- chunk 179
par(mfrow = c(2,2))
hist(mibinomial_k10_5000, col="blue",
     main = "5000 VA Binom(k,p)",
     xlab="Num de VA",
     ylab = "Binom(10,0.5)")
hist(mibinomial_k25_5000, col="blue",
     main = "5000 VA Binom(k,p)",
     xlab="Num de VA",
     ylab = "Binom(25,0.5)")
hist(mibinomial_k50_5000, col="blue",
     main = "5000 VA Binom(k,p)",
     xlab="Num de VA",
     ylab = "Binom(50,0.5)")
hist(mibinomial_k100_5000, col="blue",
     main = "5000 VA Binom(k,p)",
     xlab="Num de VA",
     ylab = "Binom(100,0.5)")
## ---- chunk 180
par(mfrow = c(2,2))
plot(mibinomial_k10_10000, col="blue",
     main = "10000 VA Binom(k,p)",
     xlab="Num de VA",
     ylab = "Binom(10,0.5)")
plot(mibinomial_k25_10000, col="blue",
     main = "10000 VA Binom(k,p)",
     xlab="Num de VA",
     ylab = "Binom(25,0.5)")
plot(mibinomial_k50_10000, col="blue",
     main = "10000 VA Binom(k,p)",
     xlab="Num de VA",
     ylab = "Binom(50,0.5)")
plot(mibinomial_k100_10000, col="blue",
     main = "10000 VA Binom(k,p)",
     xlab="Num de VA",
     ylab = "Binom(100,0.5)")
## ---- chunk 181
par(mfrow = c(2,2))
hist(mibinomial_k10_10000, col="blue",
     main = "10000 VA Binom(k,p)",
     xlab="Num de VA",
     ylab = "Binom(10,0.5)")
hist(mibinomial_k25_10000, col="blue",
     main = "10000 VA Binom(k,p)",
     xlab="Num de VA",
     ylab = "Binom(25,0.5)")
hist(mibinomial_k50_10000, col="blue",
     main = "10000 VA Binom(k,p)",
     xlab="Num de VA",
     ylab = "Binom(50,0.5)")
hist(mibinomial_k100_10000, col="blue",
     main = "10000 VA Binom(k,p)",
     xlab="Num de VA",
     ylab = "Binom(100,0.5)")

